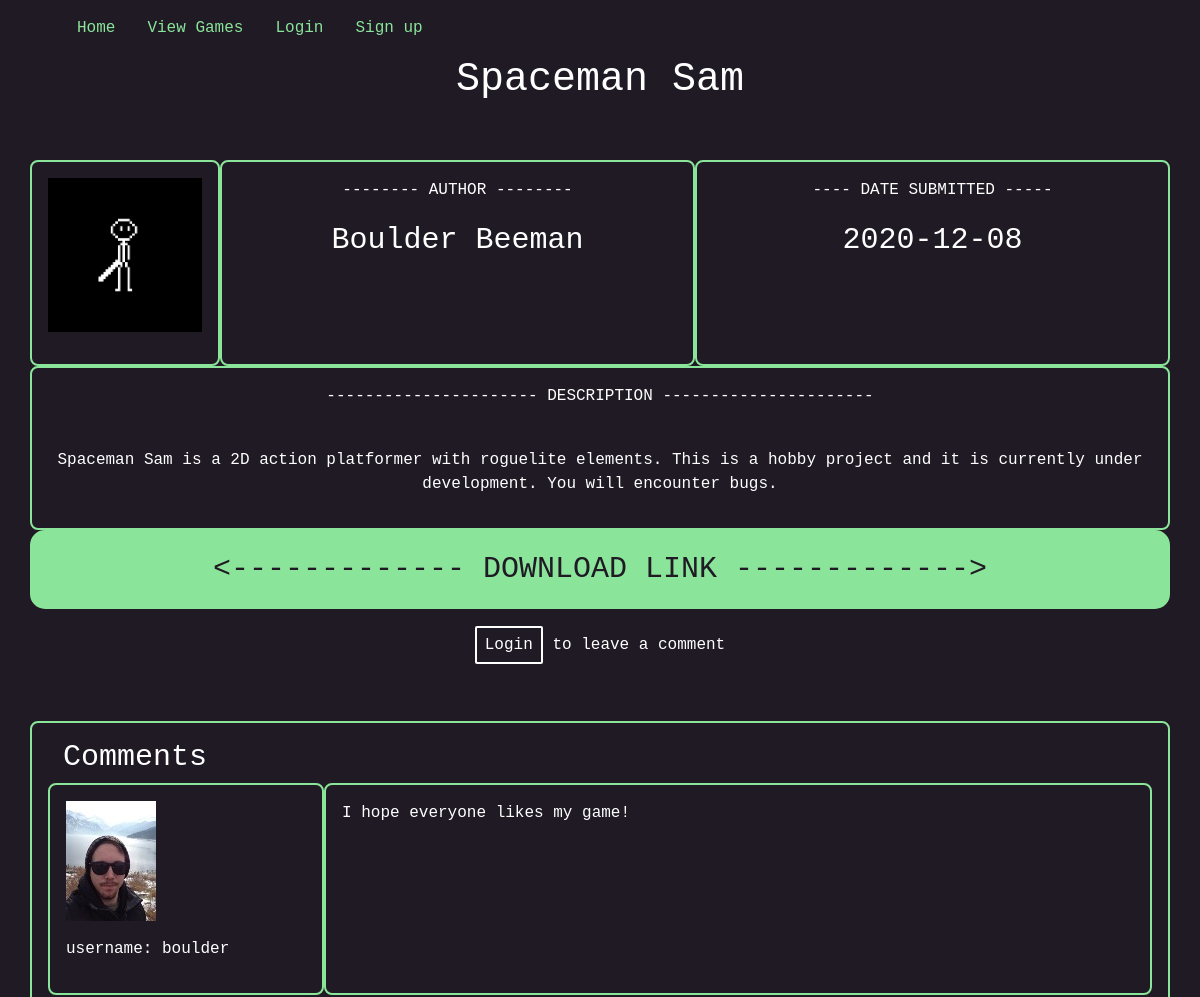
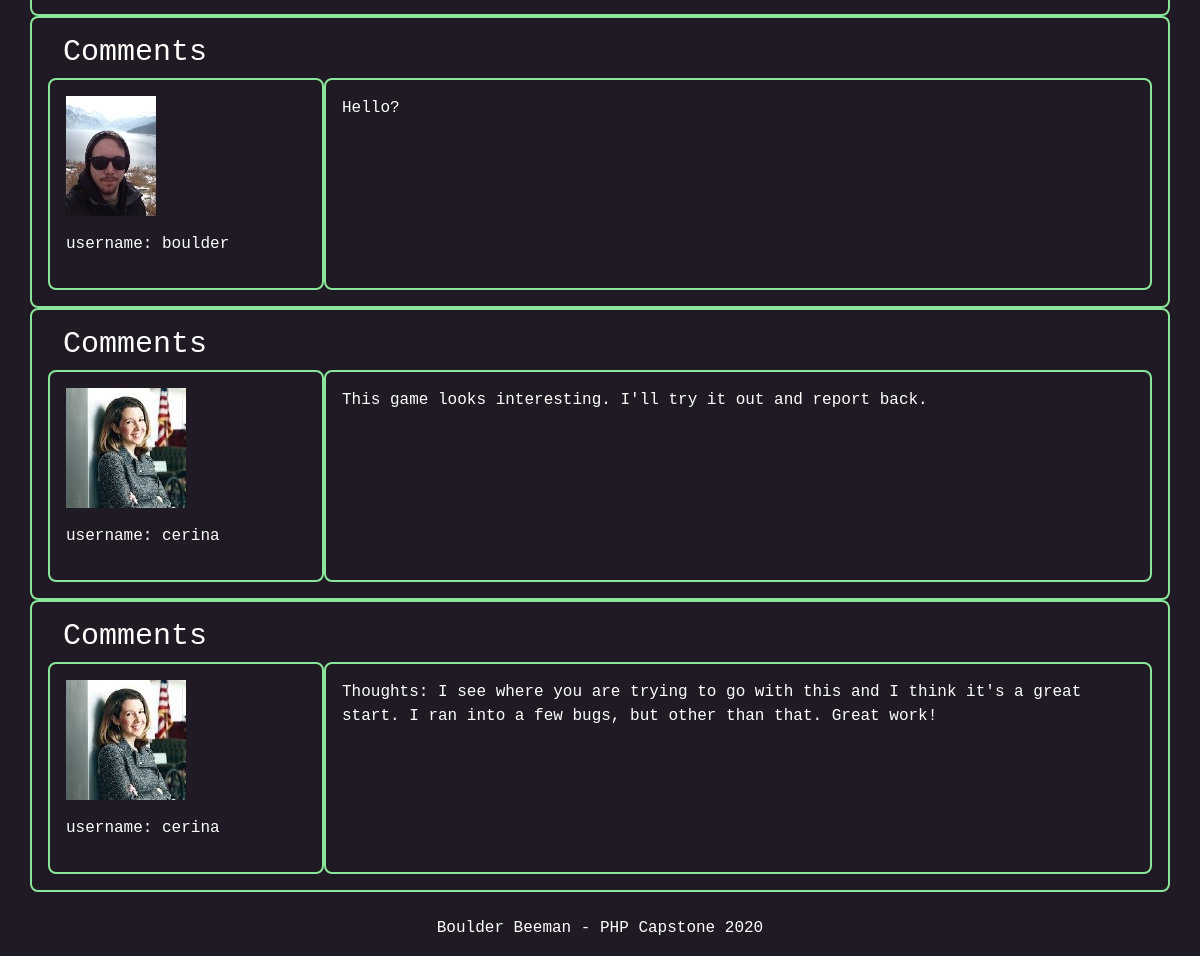
Screenshot of /viewSingleGame.php?gameId=22 with the database file from the repository (2 pictures, top to bottom).
### tables this page shows
CREATE TABLE `games` (
  `id` int NOT NULL AUTO_INCREMENT,
  `ownerId` int NOT NULL,
  `title` varchar(25) DEFAULT NULL,
  `author` varchar(25) DEFAULT NULL,
  `description` text,
  `pubDate` date DEFAULT NULL,
  `icon` varchar(100) DEFAULT NULL,
  `gameLink` varchar(250) DEFAULT NULL,
  PRIMARY KEY (`id`),
  KEY `ownerId` (`ownerId`),
  CONSTRAINT `games_ibfk_2` FOREIGN KEY (`ownerId`) REFERENCES `user_login` (`id`) ON DELETE CASCADE,
  CONSTRAINT `games_ibfk_3` FOREIGN KEY (`ownerId`) REFERENCES `user_login` (`id`) ON DELETE CASCADE
);

CREATE TABLE `comments` (
  `id` int NOT NULL AUTO_INCREMENT,
  `comment` text NOT NULL,
  `ownerId` int NOT NULL,
  `gameId` int NOT NULL,
  PRIMARY KEY (`id`),
  KEY `gameId` (`gameId`),
  KEY `ownerId` (`ownerId`),
  CONSTRAINT `comments_ibfk_5` FOREIGN KEY (`gameId`) REFERENCES `games` (`id`) ON DELETE CASCADE ON UPDATE CASCADE,
  CONSTRAINT `comments_ibfk_6` FOREIGN KEY (`ownerId`) REFERENCES `user_info` (`id`) ON DELETE CASCADE ON UPDATE CASCADE
);

CREATE TABLE `user_info` (
  `id` int NOT NULL AUTO_INCREMENT,
  `username` varchar(25) NOT NULL,
  `firstName` varchar(25) DEFAULT NULL,
  `lastName` varchar(25) DEFAULT NULL,
  `dateOfBirth` date DEFAULT NULL,
  `gender` varchar(1) DEFAULT NULL,
  `newPicture` varchar(100) DEFAULT NULL,
  `oldPicture` varchar(100) DEFAULT NULL,
  `userId` int DEFAULT NULL,
  `bio` text,
  PRIMARY KEY (`id`),
  KEY `userId` (`userId`),
  CONSTRAINT `user_info_ibfk_2` FOREIGN KEY (`userId`) REFERENCES `user_login` (`id`) ON DELETE CASCADE ON UPDATE CASCADE
);

### viewSingleGame.php (the view, shortened to what this page needs)
<!DOCTYPE html PUBLIC "-//W3C//DTD XHTML 1.0 Transitional//EN"
  "http://www.w3.org/TR/xhtml1/DTD/xhtml1-transitional.dtd">
<html xmlns="http://www.w3.org/1999/xhtml" xml:lang="en" lang="en">
<head>
  <link rel="stylesheet" href="https://maxcdn.bootstrapcdn.com/bootstrap/4.0.0-alpha.6/css/bootstrap.min.css"
>
   <link rel="stylesheet" type="text/css" href="css/custom.css" />
</head>
<body>
 <div class="container">
<?php
    require_once('comments.php');
    $comments = new comments();
    if (isset($_SESSION['username']))
    {
        if ($_SESSION['username'] == 'boulder')
        {
            echo ' <nav class="navbar navbar-default>';
            echo '   <a class="navbar-brand" href="index.php"></a>';
            echo '   <ul class="nav justify-content-center">';
            echo '    <li class="nav-item"><a class="nav-link" href="index.php">Home</a></li>';
            echo '    <li class="nav-item"><a class="nav-link" href="admin.php">Admin (' . $_SESSION['username'] . ')</a></li>';
            echo '    <li class="nav-item"><a class="nav-link" href="gameEntry.php">Submit A Game</a></li>';
            echo '    <li class="nav-item"><a class="nav-link" href="viewGames.php">View Games</a></li>';
            echo '    <li class="nav-item"><a class="nav-link" href="editProfile.php">Edit Profile</a></li>';
            echo '    <li class="nav-item"><a class="nav-link" href="viewProfile.php">View Profile</a></li>';
            echo '    <li class="nav-item"><a class="nav-link" href="logout.php">Log Out (' . $_SESSION['username'] . ')</a></li>';
            echo '   </ul>';
            echo ' </nav>';
        }
        else
        {
            echo ' <nav class="navbar navbar-default>';
            echo '   <a class="navbar-brand" href="index.php"></a>';
            echo '   <ul class="nav justify-content-center">';
            echo '    <li class="nav-item"><a class="navbar-brand" href="index.php">Home</a></li>';
            echo '    <li class="nav-item"><a class="nav-link" href="gameEntry.php">Submit A Game</a></li>';
            echo '    <li class="nav-item"><a class="nav-link" href="viewGames.php">View Games</a></li>';
            echo '    <li class="nav-item"><a class="nav-link" href="editProfile.php">Edit Profile</a></li>';
            echo '    <li class="nav-item"><a class="nav-link" href="viewProfile.php">View Profile</a></li>';
            echo '    <li class="nav-item"><a class="nav-link" href="logout.php">Log Out (' . $_SESSION['username'] . ')</a></li>';
            echo '   </ul>';
            echo ' </nav>';
        }
    }
    else
    {
        echo ' <nav class="navbar navbar-default>';
        echo '   <a class="navbar-brand" href="index.php"></a>';
        echo '   <ul class="nav justify-content-center">';
        echo '    <li class="nav-item"><a class="nav-link" href="index.php">Home</a></li>';
        echo '    <li class="nav-item"><a class="nav-link" href="viewGames.php">View Games</a></li>';
        echo '    <li class="nav-item"><a class="nav-link" href="login.php">Login</a></li>';
        echo '    <li class="nav-item"><a class="nav-link" href="signup.php">Sign up</a></li>';
        echo '   </ul>';
        echo ' </nav>';
    }
        ?><p>$_GET['id'] && $_POST['id'] NOT SET</p><?php
    $dbc = mysqli_connect(DB_HOST, DB_USER, DB_PASSWORD, DB_NAME);
    $query = "SELECT * FROM games where id='" . $_GET['gameId'] . "';";
    $data = mysqli_query($dbc, $query);
    while ($row = mysqli_fetch_array($data))
    {
    ?>
        <div class="row">
            <div class="col-12 justify-content-center text-center">
                <h1><?php echo $row['title']; ?></h1>
            </div>
        </div>
        <br />
        <br />
        <div class="row justify-content-center ">
            <div class="col-2 text-center textBox">
                <p>
                    <?php echo '<img src="' . ICON_UPLOADPATH . $row['icon'] . '" alt="Profile Picture" />'; ?>
                </p>
            </div>
            <br />
            <div class="col-5 text-center textBox">
                <p>
                    -------- AUTHOR --------
                </p>
                <p class="large-text">
                    <?php echo $row['author']; ?>
                </p>
            </div>
            <br />
            <div class="col-5 text-center textBox">
                <p>
                    ---- DATE SUBMITTED -----
                </p>
                <p class="large-text">
                    <?php echo $row['pubDate']; ?>
                </p>
            </div>
            <div class="col-12 text-center textBox">
                <p class="text-center">
                    ---------------------- DESCRIPTION ----------------------
                </p>
                <br />
                <p>
                    <?php echo $row['description']; ?>
                </p>
            </div>
            <div class="col-12 textBoxSolid text-center large-text">
                <a class="large-text"
                        href="<?php echo $row['gameLink']; ?>"><------------- DOWNLOAD LINK -------------></a>
            </div>
                <br />
        </div>
    <?php
    }
    if (isset($_SESSION['user_id']))
    {
        if (isset($_POST['submitComment']))
        {
            $comments->enterComment();
            ?>
            <script>
                window.location.href = 'viewSingleGame.php?gameId=<?php echo $row['id']; ?>';
            </script>
            <?php
        }
        $comments->commentForm();
    }
    else
    {
        ?>
            <br />
            <div class="row justify-content-center">
                <div class="col-12 text-center">
                    <p><a class="loginLink" href="login.php">Login</a> to leave a comment</p>
                </div>
            </div>
            <br />
            <br />
        <?php
    }
    $comments->displayComments();
?>
</div>
</body>
<footer>
    <br />
    <div class="container">
        <div class="row justify-content-center text-center">
            <div class="col-12">
                <p>Boulder Beeman - PHP Capstone 2020</p>
            </div>
        </div>
    </div>
</footer>
</html>

### comments.php (shortened to what this page needs)
<?php
class comments {
        ?>
        <?php
    public function displayComments()
    {
       $dbc = mysqli_connect(DB_HOST, DB_USER, DB_PASSWORD, DB_NAME);
       $query1 = "SELECT * FROM comments WHERE gameId='" . $_GET['gameId'] . "'";
       $data1 = mysqli_query($dbc, $query1);
       while ( $row1 = mysqli_fetch_array($data1) )
       {
            ?>
            <div class="row justify-content-center textBox">
                <div class="col-12">
                    <h2 class="large-text">Comments</h2>
                </div>
            <?php
            $query2 = "SELECT username, oldPicture FROM user_info where id='" . $row1['ownerId'] . "'";
            $data2 = mysqli_query($dbc, $query2);
            while( $row2 = mysqli_fetch_array($data2) )
            {
                ?>
                    <div class="col-3 textBox">
                        <?php
                        if (!empty($row2['oldPicture']))
                        {
                            echo ' <p><img src="' . EP_UPLOADPATH . $row2['oldPicture'] .
                            '" alt="Profile Picture" " /></p> ';
                        }
                        else
                        {
                            ?> <p>Profile Picture Does Not Exist</p> <?php
                        }
                        ?>
                        <p>username: <?php echo $row2['username']; ?></p>
                    </div>
                <?php
            }
            ?>
                <div class="col-9 textBox">
                    <p><?php echo $row1['comment'] ?></p>
                </div>
            </div>
            <?php
       }
    }
}
?>

### css/custom.css (style rules this page uses)
body { background-color: #1F1A24; color: white; font-family: 'Courier New', monospace; }
a { color: white; text-decoration: none; }
a.loginLink { text-decoration: none; color: white; border: 2px solid white; border-radius: 2px; padding: 0.5rem; }
img { max-width: 100%; }
.nav-link { color: #8AE499; }
.textBox { border: 2px solid #8AE499; border-radius: 0.5em; color: white; padding: 1rem; }
.textBoxSolid { text-decoration: none; border: 2px solid #8AE499; border-radius: 0.5em; background-color: rgba(138, 228, 153, 1.00); color: black; padding: 0.5em; }
div.textBoxSolid a { border-radius: 4px; color: #1F1A24; }
.large-text { font-size: 30px; }

### rows the page displays
games: title "Spaceman Sam", icon (picture), author "Boulder Beeman", pubDate "2020-12-08", description "Spaceman Sam is a 2D action platformer with roguelite elements. This is a hobby project and it is currently under development. You will encounter bugs."
comments: comment "I hope everyone likes my game!"
user_info: oldPicture (picture), username "boulder"
comments: comment "Hello?"
comments: comment "This game looks interesting. I'll try it out and report back."
user_info: oldPicture (picture), username "cerina"
comments: comment "Thoughts: I see where you are trying to go with this and I think it's a great start. I ran into a few bugs, but other than that. Great work!"
